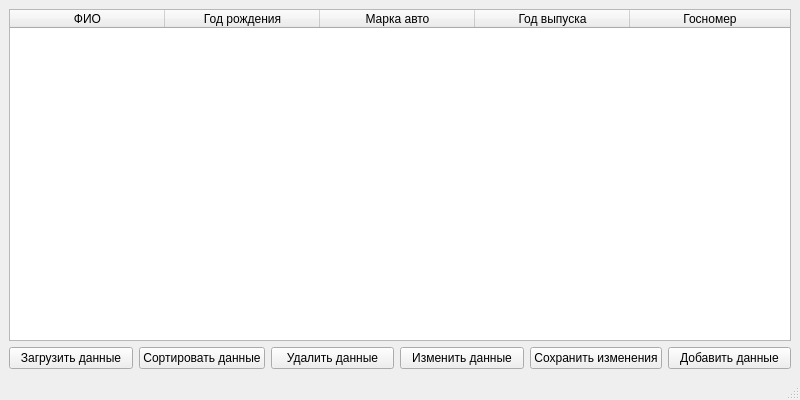
<?xml version="1.0" encoding="UTF-8"?>
<ui version="4.0">
 <class>MainWindow</class>
 <widget class="QMainWindow" name="MainWindow">
  <property name="geometry">
   <rect>
    <x>0</x>
    <y>0</y>
    <width>800</width>
    <height>400</height>
   </rect>
  </property>
  <property name="minimumSize">
   <size>
    <width>800</width>
    <height>400</height>
   </size>
  </property>
  <property name="windowTitle">
   <string>MainWindow</string>
  </property>
  <widget class="QWidget" name="centralwidget">
   <layout class="QGridLayout" name="gridLayout">
    <item row="0" column="0" colspan="6">
     <widget class="QTableWidget" name="tableWidget">
      <attribute name="horizontalHeaderVisible">
       <bool>true</bool>
      </attribute>
      <attribute name="horizontalHeaderCascadingSectionResizes">
       <bool>false</bool>
      </attribute>
      <attribute name="horizontalHeaderDefaultSectionSize">
       <number>155</number>
      </attribute>
      <attribute name="horizontalHeaderHighlightSections">
       <bool>true</bool>
      </attribute>
      <attribute name="horizontalHeaderShowSortIndicator" stdset="0">
       <bool>false</bool>
      </attribute>
      <attribute name="horizontalHeaderStretchLastSection">
       <bool>true</bool>
      </attribute>
      <attribute name="verticalHeaderStretchLastSection">
       <bool>false</bool>
      </attribute>
      <column>
       <property name="text">
        <string>ФИО</string>
       </property>
      </column>
      <column>
       <property name="text">
        <string>Год рождения</string>
       </property>
      </column>
      <column>
       <property name="text">
        <string>Марка авто</string>
       </property>
      </column>
      <column>
       <property name="text">
        <string>Год выпуска</string>
       </property>
      </column>
      <column>
       <property name="text">
        <string>Госномер</string>
       </property>
      </column>
     </widget>
    </item>
    <item row="1" column="0">
     <widget class="QPushButton" name="pushButton_load">
      <property name="text">
       <string>Загрузить данные</string>
      </property>
     </widget>
    </item>
    <item row="1" column="1">
     <widget class="QPushButton" name="pushButton_sort">
      <property name="text">
       <string>Сортировать данные</string>
      </property>
     </widget>
    </item>
    <item row="1" column="2">
     <widget class="QPushButton" name="pushButton_delete">
      <property name="text">
       <string>Удалить данные</string>
      </property>
     </widget>
    </item>
    <item row="1" column="3">
     <widget class="QPushButton" name="pushButton_edit">
      <property name="text">
       <string>Изменить данные</string>
      </property>
     </widget>
    </item>
    <item row="1" column="4">
     <widget class="QPushButton" name="pushButton_save">
      <property name="text">
       <string>Сохранить изменения</string>
      </property>
     </widget>
    </item>
    <item row="1" column="5">
     <widget class="QPushButton" name="pushButton_add">
      <property name="text">
       <string>Добавить данные</string>
      </property>
     </widget>
    </item>
   </layout>
  </widget>
  <widget class="QMenuBar" name="menubar">
   <property name="geometry">
    <rect>
     <x>0</x>
     <y>0</y>
     <width>800</width>
     <height>21</height>
    </rect>
   </property>
  </widget>
  <widget class="QStatusBar" name="statusbar"/>
 </widget>
 <resources/>
 <connections/>
</ui>
